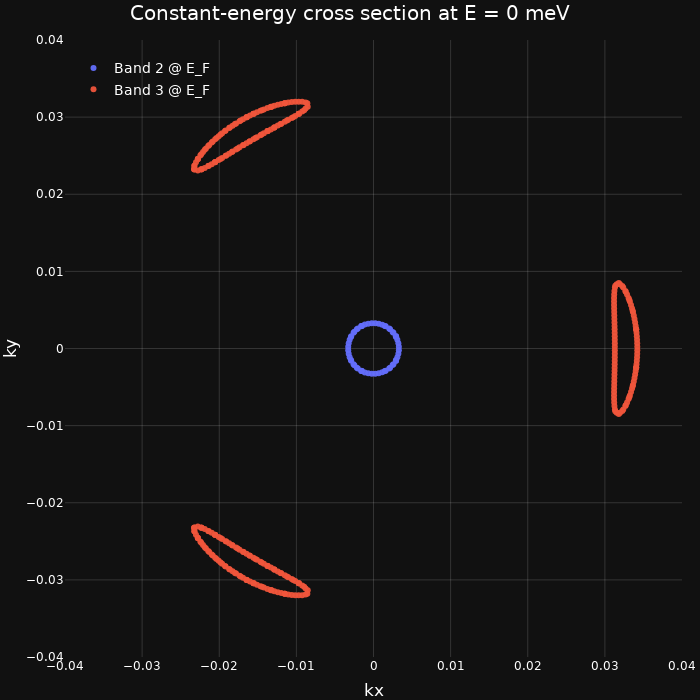

Notebook source saved alongside this figure:
### Markdown cell above
## c) Contour of bands at Fermi level

### Code cell
def contour_points_2d(QX, QY, Z, level, tol=0.0001):
    """
    Return (N,2) points of the contour Z(X,Y)=level
    If tol is set (e.g. tol=1e-3), also include grid points with |Z-level|<=tol.
    Function: idneitfy points and edges (both vertical and horizontal) where the energy crosses fermi level
    """

    # Early exit if level is outside the surface range
    zmin, zmax = float(np.nanmin(Z)), float(np.nanmax(Z))
    if zmin > level or zmax < level:
        if tol is not None:
            mask = np.isfinite(Z) & (np.abs(Z - level) <= tol)
            return np.column_stack([QX[mask], QY[mask]])
        return np.empty((0, 2))

    # change so leveled to 0
    Z0 = Z - level
    pts_chunks = []

    # Vertical edges: (j,i) -> (j+1,i)
    z00 = Z0[:-1, :] # takes lower n-1 rows 
    z10 = Z0[1:, :] # takes upper n-1 rows
    denom_v = z00 - z10
    cross_v = (z00 == 0) | (z10 == 0) | (z00 * z10 < 0) # either z = 0 at a point or btw the points at distance t btw the points

    with np.errstate(divide='ignore', invalid='ignore'): # if point is equal to 0
        t_v = np.divide(z00, denom_v, out=np.zeros_like(z00, dtype=float), where=(denom_v != 0))

    X00 = QX[:-1, :]
    X10 = QX[1:, :]
    Y00 = QY[:-1, :]
    Y10 = QY[1:, :]

    xv = X00 + t_v * (X10 - X00)
    yv = Y00 + t_v * (Y10 - Y00)

    mask_v_pts = cross_v # & (denom_v != 0)
    if np.any(mask_v_pts):
        pts_chunks.append(np.column_stack([xv[mask_v_pts], yv[mask_v_pts]]))

    # Horizontal edges: (j,i) -> (j,i+1)
    z00h = Z0[:, :-1] # takes the n-1 rightmost columns
    z01h = Z0[:, 1:] # takes the n-1 leftmost columns
    denom_h = z00h - z01h
    cross_h = ((z00h == 0) | (z01h == 0) | (z00h * z01h < 0))

    with np.errstate(divide='ignore', invalid='ignore'):
        t_h = np.divide(z00h, denom_h, out=np.zeros_like(z00h, dtype=float), where=(denom_h != 0))

    #print(t_h[0, :])
    X00h = QX[:, :-1]
    X01h = QX[:, 1:]
    Y00h = QY[:, :-1]
    Y01h = QY[:, 1:]

    xh = X00h + t_h * (X01h - X00h)
    yh = Y00h + t_h * (Y01h - Y00h)

    mask_h_pts = cross_h #& (denom_h != 0)

    if np.any(mask_h_pts):
        pts_chunks.append(np.column_stack([xh[mask_h_pts], yh[mask_h_pts]]))

    #Optionally, also include grid points within tolerance
    if tol is not None:
        mask_tol = (np.abs(Z0) <= tol)
        if np.any(mask_tol):
            pts_chunks.append(np.column_stack([QX[mask_tol], QY[mask_tol]]))

    if not pts_chunks:
        return np.empty((0, 2))

    pts = np.vstack(pts_chunks)

    # Deduplicate points
    if len(pts):
        r = np.round(pts, 10)
        _, idx = np.unique(r, axis=0, return_index=True)
        pts = pts[np.sort(idx)]

    return pts

pts2 = contour_points_2d(QX, QY, Z2, level=fermi_level)
pts3 = contour_points_2d(QX, QY, Z3, level=fermi_level)

fig = go.Figure()

# Band 2 points @ fermi level
if pts2.size:
    fig.add_trace(go.Scatter(
        x=pts2[:, 0], y=pts2[:, 1],
        mode="markers",
        marker=dict(size=6, opacity=0.95),
        name="Band 2 @ E_F"
    ))

# Band 3 points @ fermi level
if pts3.size:
    fig.add_trace(go.Scatter(
        x=pts3[:, 0], y=pts3[:, 1],
        mode="markers",
        marker=dict(size=6, opacity=0.95),
        name="Band 3 @ E_F"
    ))

""
fig.update_layout(
    template="plotly_dark",
    width=700, height=700,
    margin=dict(l=0, r=0, t=40, b=0),
    font=dict(family="DejaVu Sans", size=14, color="white"),
    title=dict(
        text=fr"Constant-energy cross section at E = {(fermi_level * 1000):g} meV",
        x=0.5, xanchor="center",
    ),
    legend=dict(x=0.02, y=0.98, xanchor="left", yanchor="top", bgcolor="rgba(0,0,0,0)")
)

fig.update_xaxes(
    title_text="kx",
    tickvals=xyticks,
    dtick=0.005,
    range=[np.min(xyticks), np.max(xyticks)],  # ← FIXED range
    tickfont=dict(family="DejaVu Sans", size=12),
    showgrid=True, gridcolor="rgba(255,255,255,0.15)",
    zeroline=False,
    constrain="domain",
)

fig.update_yaxes(
    title_text="ky",
    tickvals=xyticks,
    dtick=0.005,
    range=[np.min(xyticks), np.max(xyticks)],  # ← FIXED range
    tickfont=dict(family="DejaVu Sans", size=12),
    showgrid=True, gridcolor="rgba(255,255,255,0.15)",
    zeroline=False,
    scaleanchor="x",
)


fig.show(config={"displayModeBar": False})

### Figure 1 — Plotly figure (JSON) as saved in the notebook; plotly's stock layout.template omitted (floating-point values rounded to 4 significant figures; data arrays with more than 128 entries replaced by an {"elided": "..."} marker saying what was removed)
{"data": [{"marker": {"opacity": 0.95, "size": 6}, "mode": "markers", "name": "Band 2 @ E_F", "type": "scatter", "x": [-0.001128, -0.0006767, -0.0002256, 0.0002256, 0.0006767, 0.001128, -0.00203, -0.001579, 0.001579, 0.00203, -0.002481, 0.002481, -0.002932, 0.002932, -0.002932, 0.002932, -0.002481, 0.002481, -0.00203, -0.001579, 0.001579, 0.00203, -0.001128, -0.0006767, -0.0002256, 0.0002256, 0.0006767, 0.001128, -0.001499, 0.001476, -0.002165, 0.002152, -0.002592, 0.002587, -0.002888, 0.002888, -0.003089, 0.003095, -0.003217, 0.003226, -0.003279, 0.003289, -0.003279, 0.003289, -0.003217, 0.003226, -0.003089, 0.003095, -0.002888, 0.002888, -0.002592, 0.002587, -0.002165, 0.002152, -0.001499, 0.001476, -0.001579, 0.002932, 0.002932, -0.001579], "y": [-0.003097, -0.003225, -0.003285, -0.003283, -0.003219, -0.003087, -0.002595, -0.002894, -0.002882, -0.002583, -0.002163, -0.002155, -0.001486, -0.001489, 0.001486, 0.001489, 0.002163, 0.002155, 0.002595, 0.002894, 0.002882, 0.002583, 0.003097, 0.003225, 0.003285, 0.003283, 0.003219, 0.003087, -0.002932, -0.002932, -0.002481, -0.002481, -0.00203, -0.00203, -0.001579, -0.001579, -0.001128, -0.001128, -0.0006767, -0.0006767, -0.0002256, -0.0002256, 0.0002256, 0.0002256, 0.0006767, 0.0006767, 0.001128, 0.001128, 0.001579, 0.001579, 0.00203, 0.00203, 0.002481, 0.002481, 0.002932, 0.002932, -0.002932, -0.001579, 0.001579, 0.002932]}, {"marker": {"opacity": 0.95, "size": 6}, "mode": "markers", "name": "Band 3 @ E_F", "type": "scatter", "x": {"elided": "328 float values"}, "y": {"elided": "328 float values"}}], "layout": {"font": {"color": "white", "family": "DejaVu Sans", "size": 14}, "height": 700, "legend": {"bgcolor": "rgba(0,0,0,0)", "x": 0.02, "xanchor": "left", "y": 0.98, "yanchor": "top"}, "margin": {"b": 0, "l": 0, "r": 0, "t": 40}, "title": {"text": "Constant-energy cross section at E = 0 meV", "x": 0.5, "xanchor": "center"}, "width": 700, "xaxis": {"constrain": "domain", "dtick": 0.005, "gridcolor": "rgba(255,255,255,0.15)", "range": [-0.04, 0.04], "showgrid": true, "tickfont": {"family": "DejaVu Sans", "size": 12}, "tickvals": [-0.04, -0.03, -0.02, -0.01, 0, 0.01, 0.02, 0.03, 0.04], "title": {"text": "kx"}, "zeroline": false}, "yaxis": {"dtick": 0.005, "gridcolor": "rgba(255,255,255,0.15)", "range": [-0.04, 0.04], "scaleanchor": "x", "showgrid": true, "tickfont": {"family": "DejaVu Sans", "size": 12}, "tickvals": [-0.04, -0.03, -0.02, -0.01, 0, 0.01, 0.02, 0.03, 0.04], "title": {"text": "ky"}, "zeroline": false}}}
